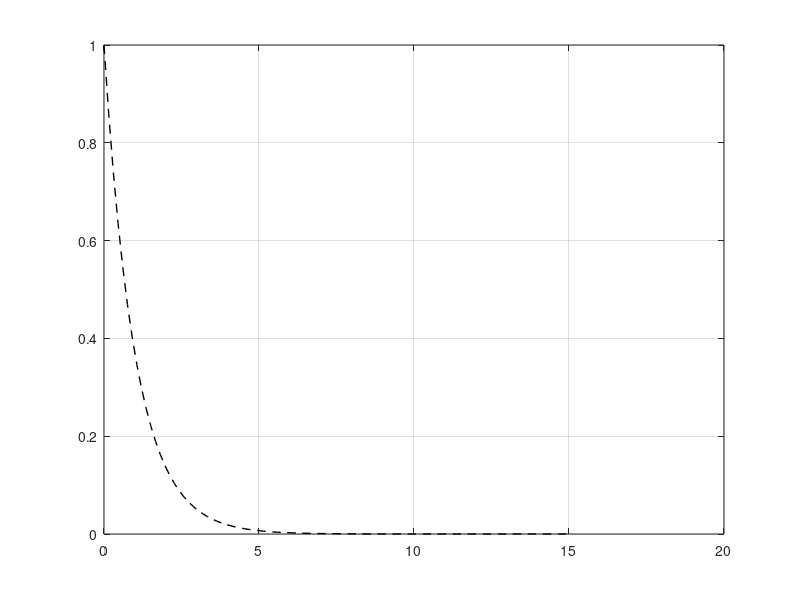

The MATLAB script that drew this image: (Note: this script raises an error after producing the figure.)
% Esercizio 1 Laboratorio 14

clear; close all; clc

%% a) soluzione esatta
% valori iniziali
t_0 = 0;    t_max = 15;
lambda = 1;
y0 = 1;

% soluzione esatta
f_ex = @(t) exp( -lambda * t );

% vettori temporali
tvect = linspace( t_0, t_max );
yvect = f_ex( tvect );

% plot:
plot( tvect, yvect, 'k--', 'LineWidth', 1 );

hold on; grid on;

%% b-c) implementazione metodo del Runge-Kutta a 2 stadi
h = 0.5;

% problema di Cauchy
f = @(t, y) - lambda * y;

% soluzione approssimata
[ th, uh ] = RK2( f, t_0, t_max, y0, h );

% rappresentazione della soluzione
plot( th, uh, '-o' );
title('Metodo di Runge-Kutta a 2 stadi');
legend('Sol. esatta', 'Runge-Kutta_2');

%% d) metodo di Eulero Esplicito
H = [ 0.5   1.5    2.1 ];

% ciclo for:
for ii = 1: length(H)
    % plot sol. esatta:
    figure();
    plot( tvect, yvect, 'k--', 'LineWidth', 1 );
    hold on; grid on;
    
    % sol. approssimata
    [ th, uh_RK ] = RK2( f, t_0, t_max, y0, H(ii) );    % RK2 == Heun
    [ th, uh_EE ] = eulero_avanti( f, t_0, t_max, y0, H(ii) );
    
    % plot delle approssimazioni:
    plot( th, uh_RK, '-*', th, uh_EE, '-o' );
    
    % legenda e titolo
    legend( 'sol. esatta', 'Runge-Kutta_2', 'Eulero Avanti' );
    title(['h = ', num2str(H(ii))]);
    
end

%==========================================================================
% COMMENTO
%==========================================================================
% Runge-Kutta a 2 stadi === metodo di Heun
%==========================================================================
% Si osserva la convergenza per h1 e h2, e divergenza per h3.
% in quanto h3=2.1 supera la regione di assoluta stabilità:
% per RK2: |(1-z+z.^2/2)| < 1 --> 0 < z_hat < 2
% z = h*lambda == h --> h1 h2 sono minori di 2, quindi ok.
%==========================================================================